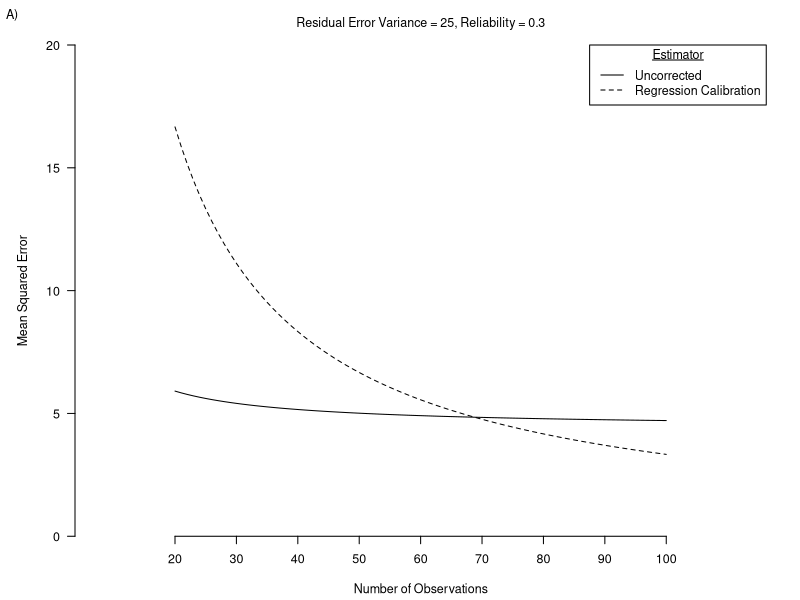
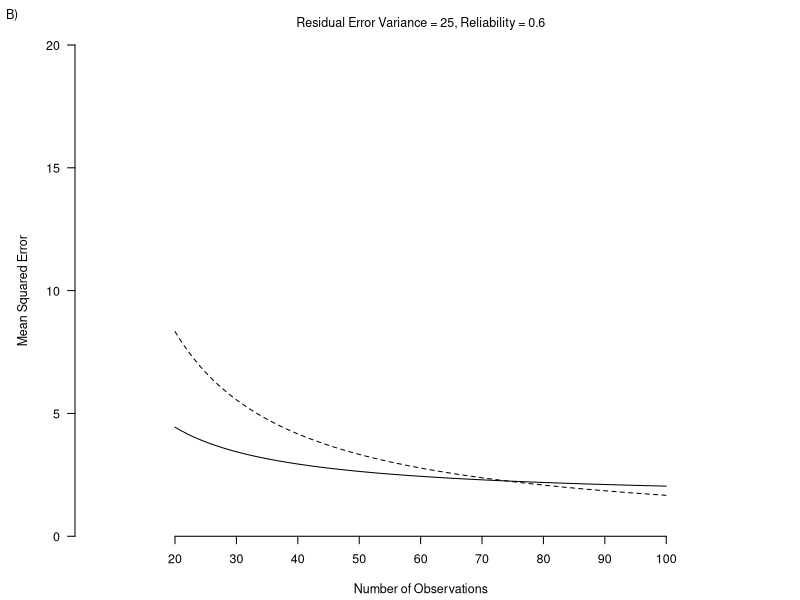
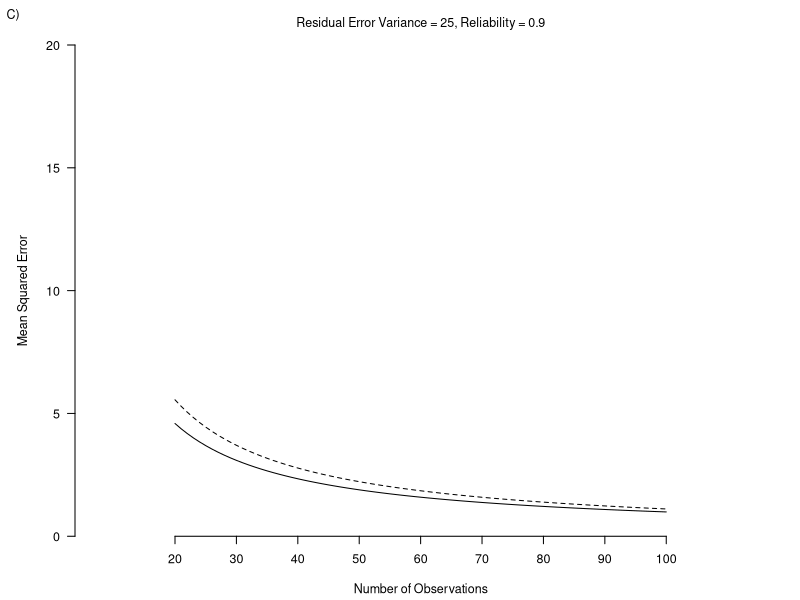
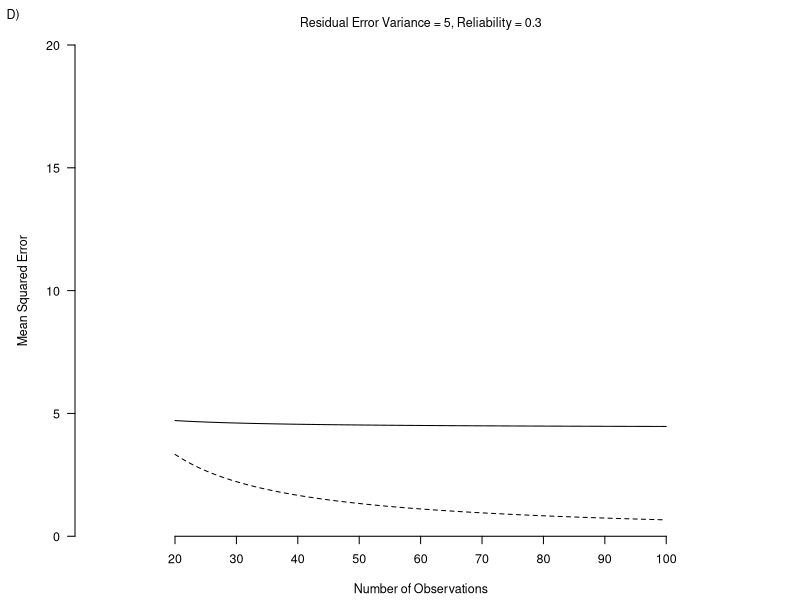
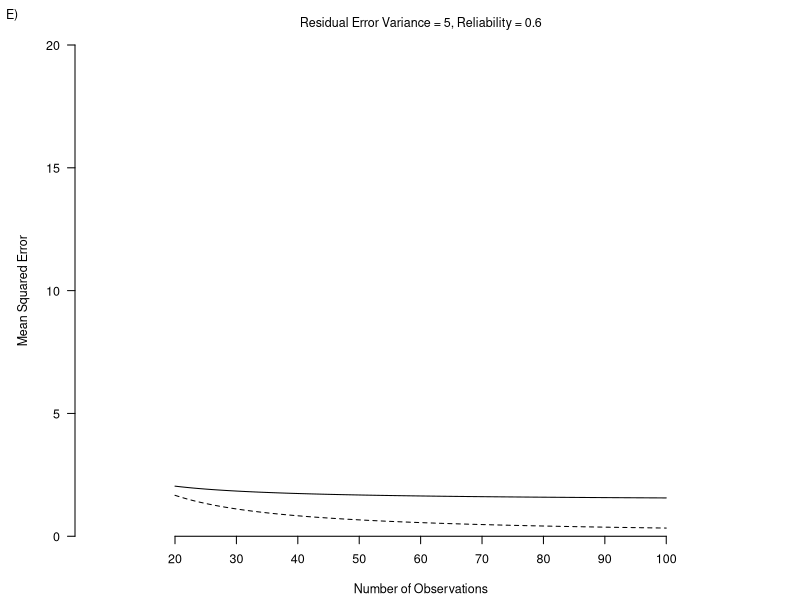
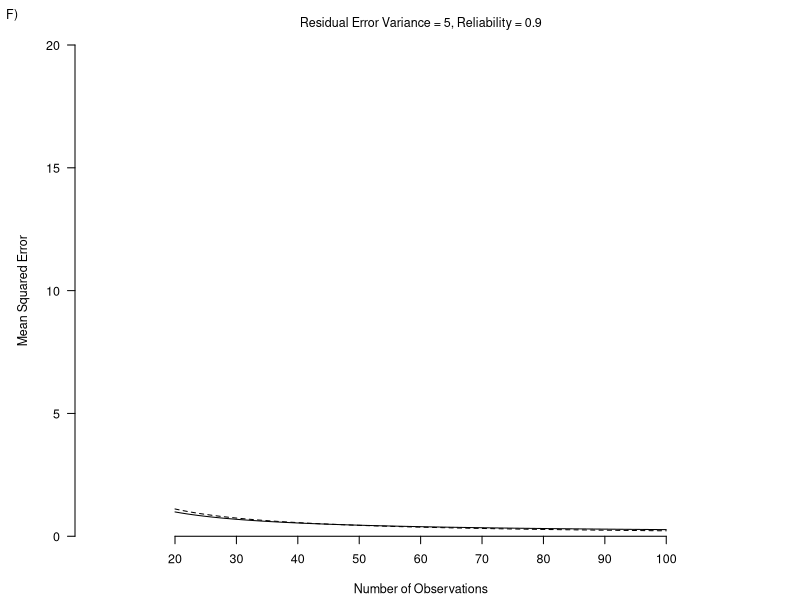

Write R code to recreate these figures, in order.
#############################################################
## THEORETICAL BIAS VS VARIANCE TRADEOFF
##
## This script creates the figures of the bias vs var tradeoff
## using the theoretical derivation of Carroll et al. 2006
## lindanab4@gmail.com - 20211105
#############################################################

##############################
# 0 - Load libraries --------
##############################
# DGM:
# AEE ~ N(1, 0.25), AEE*|AEE ~ N(AEE, \tau^2),
# LBM|AEE ~ N(80 + beta * AEE, \sigma^2)

##############################
# 1 - Functions of mse -------
##############################
# reliability = var(x) / var(x_star)
# var(x_star) = var(x) / reliability
mse_uncor <- function(sigma, nobs, reliability, beta){
  (sigma / (nobs * (0.25 / reliability))) + ((1 - reliability) * beta) ^ 2
}
mse_regcal <- function(sigma, nobs, reliability){
  (sigma / (nobs * (0.25 / reliability))) /
    reliability ^ 2
}

##############################
# 2 - Figures, sigma^2 = 25---
##############################
nobs <- seq(from = 20, to = 100, by = 1)
mse_uncor_calc1 <- mse_uncor(sigma = 25, nobs = nobs,
                             reliability = 0.3, beta = 3)
mse_regcal_calc1 <- mse_regcal(sigma = 25, nobs = nobs,
                               reliability = 0.3)
pdf("./results/carroll_mse_sigma25_rel03.pdf",
    width = 3, height = 3,
    pointsize = 8/0.75)
par(
  mar = c(4.25, 5, 3, 2.25),
  xpd = NA,
  cex = 0.75
)
plot(   0,
        type = "n",
        xaxt = "n",
        yaxt = "n",
        yaxs = "i",
        xaxs = "i",
        frame.plot = F,
        ann = F,
        xlim = c(20, 100),
        ylim = c(0, 20),
        asp = 80 / 20
)
lines(nobs, mse_uncor_calc1)
lines(nobs, mse_regcal_calc1, lty = 2)
axis(
  1,
  at = seq(from = 20, to = 100, by = 10),
  labels = seq(from = 20, to = 100, by = 10),
  las = 1
)
mtext("Number of Observations",
      side = 1,
      line = 3,
      cex = 0.75)
axis(
  2,
  at = seq(from = 0, to = 20, by = 5),
  labels = seq(from = 0, to = 20, by = 5),
  las = 1
)
mtext("Mean Squared Error",
      side = 2,
      line = 3,
      cex = 0.75)
legend("topright",
       legend = c("Uncorrected", "Regression Calibration"),
       lty = c(1, 2),
       title = expression(underline(Estimator)))
mtext(paste0("Residual Error Variance = 25, Reliability = 0.3"),
      side = 3,
      line = 1,
      cex = 0.75)
di <- dev.size("in")
x <- grconvertX(c(0, di[1]), from = "in", to = "user")
y <- grconvertY(c(0, di[2]), from = "in", to = "user")
fig <- par("fig")
x <- x[1] + (x[2] - x[1]) * fig[1:2]
y <- y[1] + (y[2] - y[1]) * fig[3:4]
x <- x[1] + strwidth("A)")
y <- y[2] - strheight("A)") * 1.5
text(x, y, "A)", cex = 1)
dev.off()

mse_uncor_calc2 <- mse_uncor(sigma = 25, nobs = nobs,
                             reliability = 0.6, beta = 3)
mse_regcal_calc2 <- mse_regcal(sigma = 25, nobs = nobs,
                               reliability = 0.6)
pdf("./results/carroll_mse_sigma25_rel06.pdf",
    width = 3, height = 3,
    pointsize = 8/0.75)
par(
  mar = c(4.25, 5, 3, 2.25),
  xpd = NA,
  cex = 0.75
)
plot(   0,
        type = "n",
        xaxt = "n",
        yaxt = "n",
        yaxs = "i",
        xaxs = "i",
        frame.plot = F,
        ann = F,
        xlim = c(20, 100),
        ylim = c(0, 20),
        asp = 80 / 20
)
lines(nobs, mse_uncor_calc2)
lines(nobs, mse_regcal_calc2, lty = 2)
axis(
  1,
  at = seq(from = 20, to = 100, by = 10),
  labels = seq(from = 20, to = 100, by = 10),
  las = 1
)
mtext("Number of Observations",
      side = 1,
      line = 3,
      cex = 0.75)
axis(
  2,
  at = seq(from = 0, to = 20, by = 5),
  labels = seq(from = 0, to = 20, by = 5),
  las = 1
)
mtext("Mean Squared Error",
      side = 2,
      line = 3,
      cex = 0.75)
mtext(paste0("Residual Error Variance = 25, Reliability = 0.6"),
      side = 3,
      line = 1,
      cex = 0.75)
di <- dev.size("in")
x <- grconvertX(c(0, di[1]), from = "in", to = "user")
y <- grconvertY(c(0, di[2]), from = "in", to = "user")
fig <- par("fig")
x <- x[1] + (x[2] - x[1]) * fig[1:2]
y <- y[1] + (y[2] - y[1]) * fig[3:4]
x <- x[1] + strwidth("B)")
y <- y[2] - strheight("B)") * 1.5
text(x, y, "B)", cex = 1)
dev.off()

mse_uncor_calc3 <- mse_uncor(sigma = 25, nobs = nobs,
                             reliability = 0.9, beta = 3)
mse_regcal_calc3 <- mse_regcal(sigma = 25, nobs = nobs,
                               reliability = 0.9)
pdf("./results/carroll_mse_sigma25_rel09.pdf",
    width = 3, height = 3,
    pointsize = 8/0.75)
par(
  mar = c(4.25, 5, 3, 2.25),
  xpd = NA,
  cex = 0.75
)
plot(   0,
        type = "n",
        xaxt = "n",
        yaxt = "n",
        yaxs = "i",
        xaxs = "i",
        frame.plot = F,
        ann = F,
        xlim = c(20, 100),
        ylim = c(0, 20),
        asp = 80 / 20
)
lines(nobs, mse_uncor_calc3)
lines(nobs, mse_regcal_calc3, lty = 2)
axis(
  1,
  at = seq(from = 20, to = 100, by = 10),
  labels = seq(from = 20, to = 100, by = 10),
  las = 1
)
mtext("Number of Observations",
      side = 1,
      line = 3,
      cex = 0.75)
axis(
  2,
  at = seq(from = 0, to = 20, by = 5),
  labels = seq(from = 0, to = 20, by = 5),
  las = 1
)
mtext("Mean Squared Error",
      side = 2,
      line = 3,
      cex = 0.75)
mtext(paste0("Residual Error Variance = 25, Reliability = 0.9"),
      side = 3,
      line = 1,
      cex = 0.75)
di <- dev.size("in")
x <- grconvertX(c(0, di[1]), from = "in", to = "user")
y <- grconvertY(c(0, di[2]), from = "in", to = "user")
fig <- par("fig")
x <- x[1] + (x[2] - x[1]) * fig[1:2]
y <- y[1] + (y[2] - y[1]) * fig[3:4]
x <- x[1] + strwidth("C)")
y <- y[2] - strheight("C)") * 1.5
text(x, y, "C)", cex = 1)
dev.off()

##############################
# 3 - Figures, sigma^2 = 5----
##############################
nobs <- seq(from = 20, to = 100, by = 1)
mse_uncor_calc1 <- mse_uncor(sigma = 5, nobs = nobs,
                             reliability = 0.3, beta = 3)
mse_regcal_calc1 <- mse_regcal(sigma = 5, nobs = nobs,
                               reliability = 0.3)
pdf("./results/carroll_mse_sigma5_rel03.pdf",
    width = 3, height = 3,
    pointsize = 8/0.75)
par(
  mar = c(4.25, 5, 3, 2.25),
  xpd = NA,
  cex = 0.75
)
plot(   0,
        type = "n",
        xaxt = "n",
        yaxt = "n",
        yaxs = "i",
        xaxs = "i",
        frame.plot = F,
        ann = F,
        xlim = c(20, 100),
        ylim = c(0, 20),
        asp = 80 / 20
)
lines(nobs, mse_uncor_calc1)
lines(nobs, mse_regcal_calc1, lty = 2)
axis(
  1,
  at = seq(from = 20, to = 100, by = 10),
  labels = seq(from = 20, to = 100, by = 10),
  las = 1
)
mtext("Number of Observations",
      side = 1,
      line = 3,
      cex = 0.75)
axis(
  2,
  at = seq(from = 0, to = 20, by = 5),
  labels = seq(from = 0, to = 20, by = 5),
  las = 1
)
mtext("Mean Squared Error",
      side = 2,
      line = 3,
      cex = 0.75)
mtext(paste0("Residual Error Variance = 5, Reliability = 0.3"),
      side = 3,
      line = 1,
      cex = 0.75)
di <- dev.size("in")
x <- grconvertX(c(0, di[1]), from = "in", to = "user")
y <- grconvertY(c(0, di[2]), from = "in", to = "user")
fig <- par("fig")
x <- x[1] + (x[2] - x[1]) * fig[1:2]
y <- y[1] + (y[2] - y[1]) * fig[3:4]
x <- x[1] + strwidth("D)")
y <- y[2] - strheight("D)") * 1.5
text(x, y, "D)", cex = 1)
dev.off()

mse_uncor_calc2 <- mse_uncor(sigma = 5, nobs = nobs,
                             reliability = 0.6, beta = 3)
mse_regcal_calc2 <- mse_regcal(sigma = 5, nobs = nobs,
                               reliability = 0.6)
pdf("./results/carroll_mse_sigma5_rel06.pdf",
    width = 3, height = 3,
    pointsize = 8/0.75)
par(
  mar = c(4.25, 5, 3, 2.25),
  xpd = NA,
  cex = 0.75
)
plot(   0,
        type = "n",
        xaxt = "n",
        yaxt = "n",
        yaxs = "i",
        xaxs = "i",
        frame.plot = F,
        ann = F,
        xlim = c(20, 100),
        ylim = c(0, 20),
        asp = 80 / 20
)
lines(nobs, mse_uncor_calc2)
lines(nobs, mse_regcal_calc2, lty = 2)
axis(
  1,
  at = seq(from = 20, to = 100, by = 10),
  labels = seq(from = 20, to = 100, by = 10),
  las = 1
)
mtext("Number of Observations",
      side = 1,
      line = 3,
      cex = 0.75)
axis(
  2,
  at = seq(from = 0, to = 20, by = 5),
  labels = seq(from = 0, to = 20, by = 5),
  las = 1
)
mtext("Mean Squared Error",
      side = 2,
      line = 3,
      cex = 0.75)
mtext(paste0("Residual Error Variance = 5, Reliability = 0.6"),
      side = 3,
      line = 1,
      cex = 0.75)
di <- dev.size("in")
x <- grconvertX(c(0, di[1]), from = "in", to = "user")
y <- grconvertY(c(0, di[2]), from = "in", to = "user")
fig <- par("fig")
x <- x[1] + (x[2] - x[1]) * fig[1:2]
y <- y[1] + (y[2] - y[1]) * fig[3:4]
x <- x[1] + strwidth("E)")
y <- y[2] - strheight("E)") * 1.5
text(x, y, "E)", cex = 1)
dev.off()

mse_uncor_calc3 <- mse_uncor(sigma = 5, nobs = nobs,
                             reliability = 0.9, beta = 3)
mse_regcal_calc3 <- mse_regcal(sigma = 5, nobs = nobs,
                               reliability = 0.9)
pdf("./results/carroll_mse_sigma5_rel09.pdf",
    width = 3, height = 3,
    pointsize = 8/0.75)
par(
  mar = c(4.25, 5, 3, 2.25),
  xpd = NA,
  cex = 0.75
)
plot(   0,
        type = "n",
        xaxt = "n",
        yaxt = "n",
        yaxs = "i",
        xaxs = "i",
        frame.plot = F,
        ann = F,
        xlim = c(20, 100),
        ylim = c(0, 20),
        asp = 80 / 20
)
lines(nobs, mse_uncor_calc3)
lines(nobs, mse_regcal_calc3, lty = 2)
axis(
  1,
  at = seq(from = 20, to = 100, by = 10),
  labels = seq(from = 20, to = 100, by = 10),
  las = 1
)
mtext("Number of Observations",
      side = 1,
      line = 3,
      cex = 0.75)
axis(
  2,
  at = seq(from = 0, to = 20, by = 5),
  labels = seq(from = 0, to = 20, by = 5),
  las = 1
)
mtext("Mean Squared Error",
      side = 2,
      line = 3,
      cex = 0.75)
mtext(paste0("Residual Error Variance = 5, Reliability = 0.9"),
      side = 3,
      line = 1,
      cex = 0.75)
di <- dev.size("in")
x <- grconvertX(c(0, di[1]), from = "in", to = "user")
y <- grconvertY(c(0, di[2]), from = "in", to = "user")
fig <- par("fig")
x <- x[1] + (x[2] - x[1]) * fig[1:2]
y <- y[1] + (y[2] - y[1]) * fig[3:4]
x <- x[1] + strwidth("F)")
y <- y[2] - strheight("F)") * 1.5
text(x, y, "F)", cex = 1)
dev.off()


